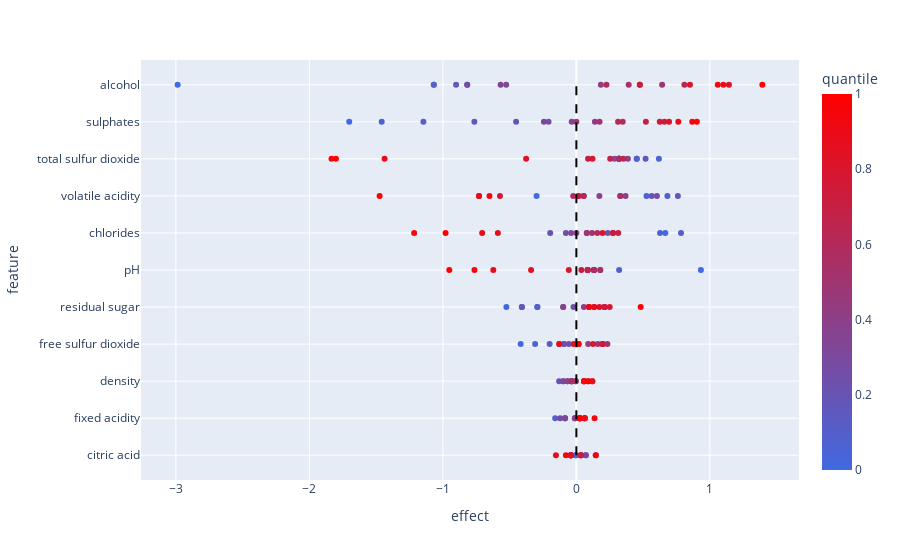

Notebook code cell kept with this figure:
### Code cell
acme_rf.summary_plot()

### Figure 1 — Plotly figure (JSON) as saved in the notebook; plotly's stock layout.template omitted (floating-point values rounded to 4 significant figures; data arrays with more than 128 entries replaced by an {"elided": "..."} marker saying what was removed)
{"data": [{"hovertemplate": "effect=%{x}<br>feature=%{y}<br>quantile=%{marker.color}<extra></extra>", "legendgroup": "", "marker": {"color": {"elided": "220 float values"}, "coloraxis": "coloraxis", "symbol": "circle"}, "mode": "markers", "name": "", "orientation": "h", "showlegend": false, "type": "scatter", "x": {"elided": "220 float values"}, "xaxis": "x", "y": {"elided": "220 str values"}, "yaxis": "y"}], "layout": {"coloraxis": {"colorbar": {"title": {"text": "quantile"}}, "colorscale": [[0, "royalblue"], [1, "red"]]}, "legend": {"tracegroupgap": 0}, "margin": {"t": 60}, "shapes": [{"line": {"color": "black", "dash": "dash", "width": 2}, "type": "line", "x0": 0, "x1": 0, "y0": "citric acid", "y1": "alcohol"}], "xaxis": {"anchor": "y", "domain": [0, 1], "title": {"text": "effect"}}, "yaxis": {"anchor": "x", "domain": [0, 1], "title": {"text": "feature"}}}}
